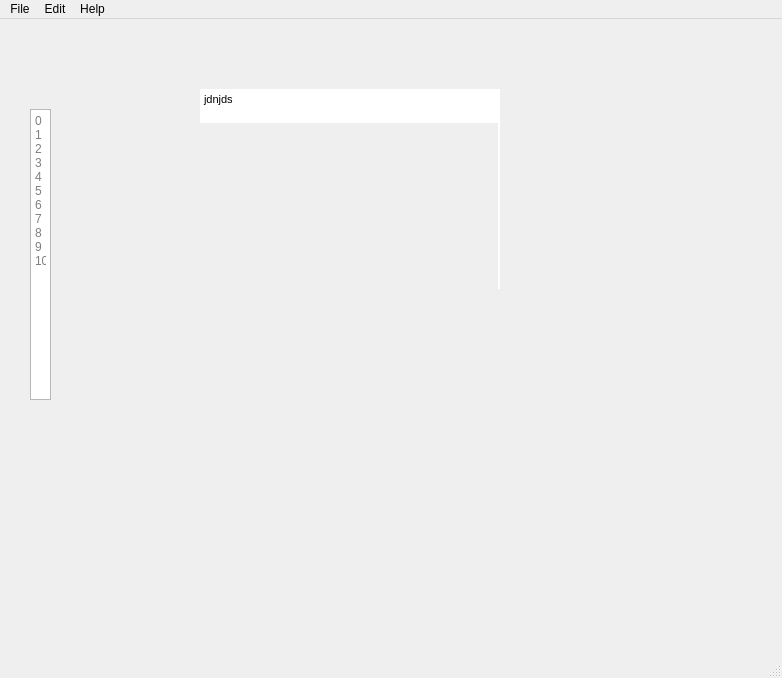
<?xml version="1.0" encoding="UTF-8"?>
<ui version="4.0">
 <class>MainWindow</class>
 <widget class="QMainWindow" name="MainWindow">
  <property name="geometry">
   <rect>
    <x>0</x>
    <y>0</y>
    <width>782</width>
    <height>678</height>
   </rect>
  </property>
  <property name="windowTitle">
   <string>MainWindow</string>
  </property>
  <widget class="QWidget" name="centralwidget">
   <widget class="QPlainTextEdit" name="plainTextEdit">
    <property name="enabled">
     <bool>true</bool>
    </property>
    <property name="geometry">
     <rect>
      <x>200</x>
      <y>70</y>
      <width>300</width>
      <height>200</height>
     </rect>
    </property>
    <property name="minimumSize">
     <size>
      <width>300</width>
      <height>200</height>
     </size>
    </property>
    <property name="font">
     <font>
      <pointsize>8</pointsize>
     </font>
    </property>
    <property name="inputMethodHints">
     <set>Qt::ImhMultiLine</set>
    </property>
    <property name="frameShape">
     <enum>QFrame::HLine</enum>
    </property>
    <property name="frameShadow">
     <enum>QFrame::Raised</enum>
    </property>
    <property name="lineWidth">
     <number>0</number>
    </property>
    <property name="horizontalScrollBarPolicy">
     <enum>Qt::ScrollBarAsNeeded</enum>
    </property>
    <property name="sizeAdjustPolicy">
     <enum>QAbstractScrollArea::AdjustToContentsOnFirstShow</enum>
    </property>
    <property name="tabChangesFocus">
     <bool>true</bool>
    </property>
    <property name="lineWrapMode">
     <enum>QPlainTextEdit::NoWrap</enum>
    </property>
    <property name="plainText">
     <string>jdnjds
</string>
    </property>
    <property name="overwriteMode">
     <bool>false</bool>
    </property>
    <property name="tabStopWidth">
     <number>80</number>
    </property>
    <property name="backgroundVisible">
     <bool>true</bool>
    </property>
   </widget>
   <widget class="QTextEdit" name="textEdit">
    <property name="geometry">
     <rect>
      <x>30</x>
      <y>90</y>
      <width>21</width>
      <height>291</height>
     </rect>
    </property>
    <property name="verticalScrollBarPolicy">
     <enum>Qt::ScrollBarAlwaysOff</enum>
    </property>
    <property name="textInteractionFlags">
     <set>Qt::NoTextInteraction</set>
    </property>
    <property name="placeholderText">
     <string>0 1 2 3 4 5 6 7 8 9 101</string>
    </property>
   </widget>
  </widget>
  <widget class="QMenuBar" name="menubar">
   <property name="geometry">
    <rect>
     <x>0</x>
     <y>0</y>
     <width>782</width>
     <height>20</height>
    </rect>
   </property>
   <widget class="QMenu" name="menufile">
    <property name="title">
     <string>File</string>
    </property>
    <addaction name="actionopen"/>
    <addaction name="actionsave"/>
    <addaction name="actionsave_as"/>
    <addaction name="actionclose"/>
   </widget>
   <widget class="QMenu" name="menuEdit">
    <property name="title">
     <string>Edit</string>
    </property>
    <addaction name="actionundo"/>
    <addaction name="actionredo"/>
    <addaction name="separator"/>
    <addaction name="actionfind"/>
   </widget>
   <widget class="QMenu" name="menuHelp">
    <property name="title">
     <string>Help</string>
    </property>
   </widget>
   <addaction name="menufile"/>
   <addaction name="menuEdit"/>
   <addaction name="menuHelp"/>
  </widget>
  <widget class="QStatusBar" name="statusbar"/>
  <action name="actionopen">
   <property name="text">
    <string>open</string>
   </property>
  </action>
  <action name="actionsave">
   <property name="text">
    <string>save</string>
   </property>
  </action>
  <action name="actionsave_as">
   <property name="text">
    <string>save as</string>
   </property>
  </action>
  <action name="actionclose">
   <property name="text">
    <string>close</string>
   </property>
  </action>
  <action name="actionundo">
   <property name="text">
    <string>undo</string>
   </property>
  </action>
  <action name="actionredo">
   <property name="text">
    <string>redo</string>
   </property>
  </action>
  <action name="actionfind">
   <property name="text">
    <string>find</string>
   </property>
  </action>
 </widget>
 <resources/>
 <connections/>
</ui>
